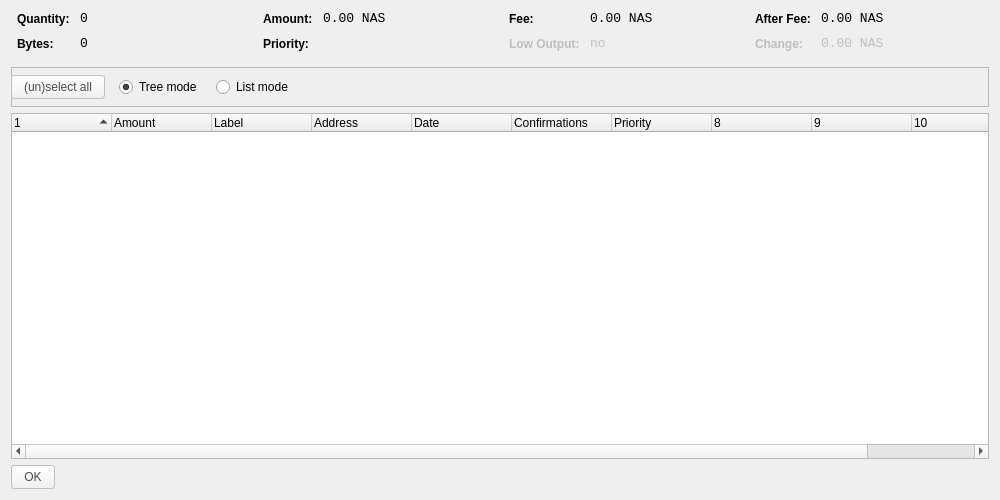
<?xml version="1.0" encoding="UTF-8"?>
<ui version="4.0">
 <class>CoinControlDialog</class>
 <widget class="QDialog" name="CoinControlDialog">
  <property name="geometry">
   <rect>
    <x>0</x>
    <y>0</y>
    <width>1000</width>
    <height>500</height>
   </rect>
  </property>
  <property name="windowTitle">
   <string>Coin Control</string>
  </property>
  <layout class="QVBoxLayout" name="verticalLayout">
   <item>
    <layout class="QHBoxLayout" name="horizontalLayoutTop" stretch="0,0,0,0">
     <property name="topMargin">
      <number>0</number>
     </property>
     <property name="bottomMargin">
      <number>10</number>
     </property>
     <item>
      <layout class="QFormLayout" name="formLayoutCoinControl1">
       <property name="horizontalSpacing">
        <number>10</number>
       </property>
       <property name="verticalSpacing">
        <number>10</number>
       </property>
       <property name="leftMargin">
        <number>6</number>
       </property>
       <property name="rightMargin">
        <number>6</number>
       </property>
       <item row="0" column="0">
        <widget class="QLabel" name="labelCoinControlQuantityText">
         <property name="styleSheet">
          <string notr="true">font-weight:bold;</string>
         </property>
         <property name="text">
          <string>Quantity:</string>
         </property>
        </widget>
       </item>
       <item row="0" column="1">
        <widget class="QLabel" name="labelCoinControlQuantity">
         <property name="font">
          <font>
           <family>Monospace</family>
           <pointsize>10</pointsize>
          </font>
         </property>
         <property name="cursor">
          <cursorShape>IBeamCursor</cursorShape>
         </property>
         <property name="contextMenuPolicy">
          <enum>Qt::ActionsContextMenu</enum>
         </property>
         <property name="text">
          <string notr="true">0</string>
         </property>
         <property name="textInteractionFlags">
          <set>Qt::LinksAccessibleByMouse|Qt::TextSelectableByKeyboard|Qt::TextSelectableByMouse</set>
         </property>
        </widget>
       </item>
       <item row="1" column="0">
        <widget class="QLabel" name="labelCoinControlBytesText">
         <property name="styleSheet">
          <string notr="true">font-weight:bold;</string>
         </property>
         <property name="text">
          <string>Bytes:</string>
         </property>
        </widget>
       </item>
       <item row="1" column="1">
        <widget class="QLabel" name="labelCoinControlBytes">
         <property name="font">
          <font>
           <family>Monospace</family>
           <pointsize>10</pointsize>
          </font>
         </property>
         <property name="cursor">
          <cursorShape>IBeamCursor</cursorShape>
         </property>
         <property name="contextMenuPolicy">
          <enum>Qt::ActionsContextMenu</enum>
         </property>
         <property name="text">
          <string notr="true">0</string>
         </property>
         <property name="textInteractionFlags">
          <set>Qt::LinksAccessibleByMouse|Qt::TextSelectableByKeyboard|Qt::TextSelectableByMouse</set>
         </property>
        </widget>
       </item>
      </layout>
     </item>
     <item>
      <layout class="QFormLayout" name="formLayoutCoinControl2">
       <property name="horizontalSpacing">
        <number>10</number>
       </property>
       <property name="verticalSpacing">
        <number>10</number>
       </property>
       <property name="leftMargin">
        <number>6</number>
       </property>
       <property name="rightMargin">
        <number>6</number>
       </property>
       <item row="0" column="0">
        <widget class="QLabel" name="labelCoinControlAmountText">
         <property name="styleSheet">
          <string notr="true">font-weight:bold;</string>
         </property>
         <property name="text">
          <string>Amount:</string>
         </property>
        </widget>
       </item>
       <item row="0" column="1">
        <widget class="QLabel" name="labelCoinControlAmount">
         <property name="font">
          <font>
           <family>Monospace</family>
           <pointsize>10</pointsize>
          </font>
         </property>
         <property name="cursor">
          <cursorShape>IBeamCursor</cursorShape>
         </property>
         <property name="contextMenuPolicy">
          <enum>Qt::ActionsContextMenu</enum>
         </property>
         <property name="text">
          <string notr="true">0.00 NAS</string>
         </property>
         <property name="textInteractionFlags">
          <set>Qt::LinksAccessibleByMouse|Qt::TextSelectableByKeyboard|Qt::TextSelectableByMouse</set>
         </property>
        </widget>
       </item>
       <item row="1" column="0">
        <widget class="QLabel" name="labelCoinControlPriorityText">
         <property name="styleSheet">
          <string notr="true">font-weight:bold;</string>
         </property>
         <property name="text">
          <string>Priority:</string>
         </property>
        </widget>
       </item>
       <item row="1" column="1">
        <widget class="QLabel" name="labelCoinControlPriority">
         <property name="font">
          <font>
           <family>Monospace</family>
           <pointsize>10</pointsize>
          </font>
         </property>
         <property name="cursor">
          <cursorShape>IBeamCursor</cursorShape>
         </property>
         <property name="contextMenuPolicy">
          <enum>Qt::ActionsContextMenu</enum>
         </property>
         <property name="text">
          <string/>
         </property>
         <property name="textInteractionFlags">
          <set>Qt::LinksAccessibleByMouse|Qt::TextSelectableByKeyboard|Qt::TextSelectableByMouse</set>
         </property>
        </widget>
       </item>
      </layout>
     </item>
     <item>
      <layout class="QFormLayout" name="formLayoutCoinControl3">
       <property name="horizontalSpacing">
        <number>10</number>
       </property>
       <property name="verticalSpacing">
        <number>10</number>
       </property>
       <property name="leftMargin">
        <number>6</number>
       </property>
       <property name="rightMargin">
        <number>6</number>
       </property>
       <item row="0" column="0">
        <widget class="QLabel" name="labelCoinControlFeeText">
         <property name="styleSheet">
          <string notr="true">font-weight:bold;</string>
         </property>
         <property name="text">
          <string>Fee:</string>
         </property>
        </widget>
       </item>
       <item row="0" column="1">
        <widget class="QLabel" name="labelCoinControlFee">
         <property name="font">
          <font>
           <family>Monospace</family>
           <pointsize>10</pointsize>
          </font>
         </property>
         <property name="cursor">
          <cursorShape>IBeamCursor</cursorShape>
         </property>
         <property name="contextMenuPolicy">
          <enum>Qt::ActionsContextMenu</enum>
         </property>
         <property name="text">
          <string notr="true">0.00 NAS</string>
         </property>
         <property name="textInteractionFlags">
          <set>Qt::LinksAccessibleByMouse|Qt::TextSelectableByKeyboard|Qt::TextSelectableByMouse</set>
         </property>
        </widget>
       </item>
       <item row="1" column="0">
        <widget class="QLabel" name="labelCoinControlLowOutputText">
         <property name="enabled">
          <bool>false</bool>
         </property>
         <property name="styleSheet">
          <string notr="true">font-weight:bold;</string>
         </property>
         <property name="text">
          <string>Low Output:</string>
         </property>
        </widget>
       </item>
       <item row="1" column="1">
        <widget class="QLabel" name="labelCoinControlLowOutput">
         <property name="enabled">
          <bool>false</bool>
         </property>
         <property name="font">
          <font>
           <family>Monospace</family>
           <pointsize>10</pointsize>
          </font>
         </property>
         <property name="cursor">
          <cursorShape>IBeamCursor</cursorShape>
         </property>
         <property name="contextMenuPolicy">
          <enum>Qt::ActionsContextMenu</enum>
         </property>
         <property name="text">
          <string notr="true">no</string>
         </property>
         <property name="textInteractionFlags">
          <set>Qt::LinksAccessibleByMouse|Qt::TextSelectableByKeyboard|Qt::TextSelectableByMouse</set>
         </property>
        </widget>
       </item>
      </layout>
     </item>
     <item>
      <layout class="QFormLayout" name="formLayoutCoinControl4">
       <property name="horizontalSpacing">
        <number>10</number>
       </property>
       <property name="verticalSpacing">
        <number>10</number>
       </property>
       <property name="leftMargin">
        <number>6</number>
       </property>
       <property name="rightMargin">
        <number>6</number>
       </property>
       <item row="0" column="0">
        <widget class="QLabel" name="labelCoinControlAfterFeeText">
         <property name="styleSheet">
          <string notr="true">font-weight:bold;</string>
         </property>
         <property name="text">
          <string>After Fee:</string>
         </property>
        </widget>
       </item>
       <item row="0" column="1">
        <widget class="QLabel" name="labelCoinControlAfterFee">
         <property name="font">
          <font>
           <family>Monospace</family>
           <pointsize>10</pointsize>
          </font>
         </property>
         <property name="cursor">
          <cursorShape>IBeamCursor</cursorShape>
         </property>
         <property name="contextMenuPolicy">
          <enum>Qt::ActionsContextMenu</enum>
         </property>
         <property name="text">
          <string notr="true">0.00 NAS</string>
         </property>
         <property name="textInteractionFlags">
          <set>Qt::LinksAccessibleByMouse|Qt::TextSelectableByKeyboard|Qt::TextSelectableByMouse</set>
         </property>
        </widget>
       </item>
       <item row="1" column="0">
        <widget class="QLabel" name="labelCoinControlChangeText">
         <property name="enabled">
          <bool>false</bool>
         </property>
         <property name="styleSheet">
          <string notr="true">font-weight:bold;</string>
         </property>
         <property name="text">
          <string>Change:</string>
         </property>
        </widget>
       </item>
       <item row="1" column="1">
        <widget class="QLabel" name="labelCoinControlChange">
         <property name="enabled">
          <bool>false</bool>
         </property>
         <property name="font">
          <font>
           <family>Monospace</family>
           <pointsize>10</pointsize>
          </font>
         </property>
         <property name="cursor">
          <cursorShape>IBeamCursor</cursorShape>
         </property>
         <property name="contextMenuPolicy">
          <enum>Qt::ActionsContextMenu</enum>
         </property>
         <property name="text">
          <string notr="true">0.00 NAS</string>
         </property>
         <property name="textInteractionFlags">
          <set>Qt::LinksAccessibleByMouse|Qt::TextSelectableByKeyboard|Qt::TextSelectableByMouse</set>
         </property>
        </widget>
       </item>
      </layout>
     </item>
    </layout>
   </item>
   <item>
    <widget class="QFrame" name="frame">
     <property name="minimumSize">
      <size>
       <width>0</width>
       <height>40</height>
      </size>
     </property>
     <property name="frameShape">
      <enum>QFrame::StyledPanel</enum>
     </property>
     <property name="frameShadow">
      <enum>QFrame::Sunken</enum>
     </property>
     <widget class="QWidget" name="horizontalLayoutWidget">
      <property name="geometry">
       <rect>
        <x>0</x>
        <y>0</y>
        <width>791</width>
        <height>41</height>
       </rect>
      </property>
      <layout class="QHBoxLayout" name="horizontalLayoutPanel" stretch="0,0,0,0">
       <property name="spacing">
        <number>14</number>
       </property>
       <item>
        <widget class="QPushButton" name="pushButtonSelectAll">
         <property name="sizePolicy">
          <sizepolicy hsizetype="Maximum" vsizetype="Fixed">
           <horstretch>0</horstretch>
           <verstretch>0</verstretch>
          </sizepolicy>
         </property>
         <property name="styleSheet">
          <string notr="true">background-color: qlineargradient(spread:pad, x1:0, y1:1, x2:0, y2:0, stop:0 rgb(240,240,240), stop:1 rgb(255, 255, 255));
border-radius:3px;
border: 1px solid #C4C1BD;
color: #4C4C4C;
padding: 4px 12px;</string>
         </property>
         <property name="text">
          <string>(un)select all</string>
         </property>
        </widget>
       </item>
       <item>
        <widget class="QRadioButton" name="radioTreeMode">
         <property name="sizePolicy">
          <sizepolicy hsizetype="Maximum" vsizetype="Fixed">
           <horstretch>0</horstretch>
           <verstretch>0</verstretch>
          </sizepolicy>
         </property>
         <property name="text">
          <string>Tree mode</string>
         </property>
         <property name="checked">
          <bool>true</bool>
         </property>
        </widget>
       </item>
       <item>
        <widget class="QRadioButton" name="radioListMode">
         <property name="sizePolicy">
          <sizepolicy hsizetype="Maximum" vsizetype="Fixed">
           <horstretch>0</horstretch>
           <verstretch>0</verstretch>
          </sizepolicy>
         </property>
         <property name="text">
          <string>List mode</string>
         </property>
        </widget>
       </item>
       <item>
        <spacer name="horizontalSpacer">
         <property name="orientation">
          <enum>Qt::Horizontal</enum>
         </property>
         <property name="sizeHint" stdset="0">
          <size>
           <width>40</width>
           <height>20</height>
          </size>
         </property>
        </spacer>
       </item>
      </layout>
     </widget>
    </widget>
   </item>
   <item>
    <widget class="CoinControlTreeWidget" name="treeWidget">
     <property name="contextMenuPolicy">
      <enum>Qt::CustomContextMenu</enum>
     </property>
     <property name="sortingEnabled">
      <bool>false</bool>
     </property>
     <property name="columnCount">
      <number>11</number>
     </property>
     <attribute name="headerShowSortIndicator" stdset="0">
      <bool>true</bool>
     </attribute>
     <attribute name="headerStretchLastSection">
      <bool>false</bool>
     </attribute>
     <column>
      <property name="text">
       <string/>
      </property>
     </column>
     <column>
      <property name="text">
       <string>Amount</string>
      </property>
     </column>
     <column>
      <property name="text">
       <string>Label</string>
      </property>
     </column>
     <column>
      <property name="text">
       <string>Address</string>
      </property>
     </column>
     <column>
      <property name="text">
       <string>Date</string>
      </property>
     </column>
     <column>
      <property name="text">
       <string>Confirmations</string>
      </property>
      <property name="toolTip">
       <string>Confirmed</string>
      </property>
     </column>
     <column>
      <property name="text">
       <string>Priority</string>
      </property>
     </column>
     <column>
      <property name="text">
       <string/>
      </property>
     </column>
     <column>
      <property name="text">
       <string/>
      </property>
     </column>
     <column>
      <property name="text">
       <string/>
      </property>
     </column>
     <column>
      <property name="text">
       <string/>
      </property>
     </column>
    </widget>
   </item>
   <item>
    <widget class="QDialogButtonBox" name="buttonBox">
     <property name="sizePolicy">
      <sizepolicy hsizetype="Maximum" vsizetype="Fixed">
       <horstretch>0</horstretch>
       <verstretch>0</verstretch>
      </sizepolicy>
     </property>
     <property name="styleSheet">
      <string notr="true">background-color: qlineargradient(spread:pad, x1:0, y1:1, x2:0, y2:0, stop:0 rgb(240,240,240), stop:1 rgb(255, 255, 255));
border-radius:3px;
border: 1px solid #C4C1BD;
color: #4C4C4C;
padding: 4px 12px;</string>
     </property>
     <property name="orientation">
      <enum>Qt::Horizontal</enum>
     </property>
     <property name="standardButtons">
      <set>QDialogButtonBox::Ok</set>
     </property>
    </widget>
   </item>
  </layout>
 </widget>
 <customwidgets>
  <customwidget>
   <class>CoinControlTreeWidget</class>
   <extends>QTreeWidget</extends>
   <header>coincontroltreewidget.h</header>
  </customwidget>
 </customwidgets>
 <resources/>
 <connections/>
</ui>
